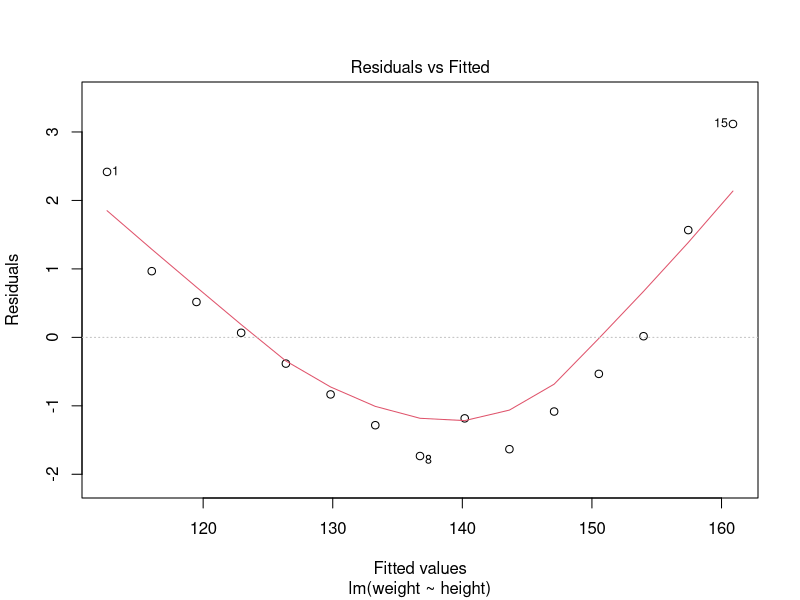
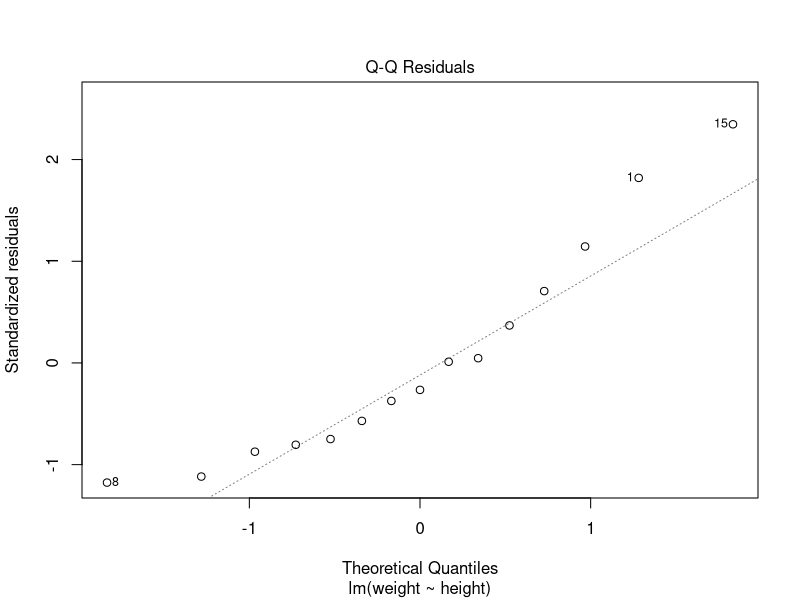
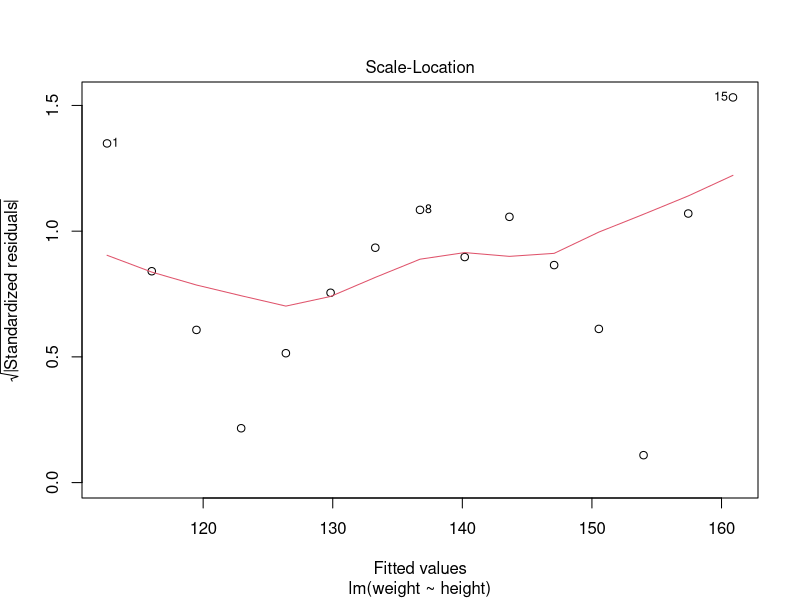
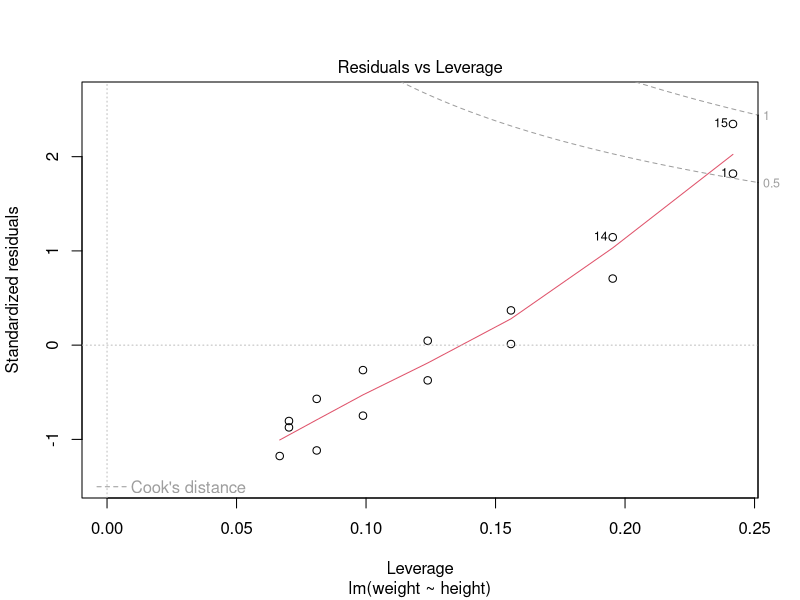
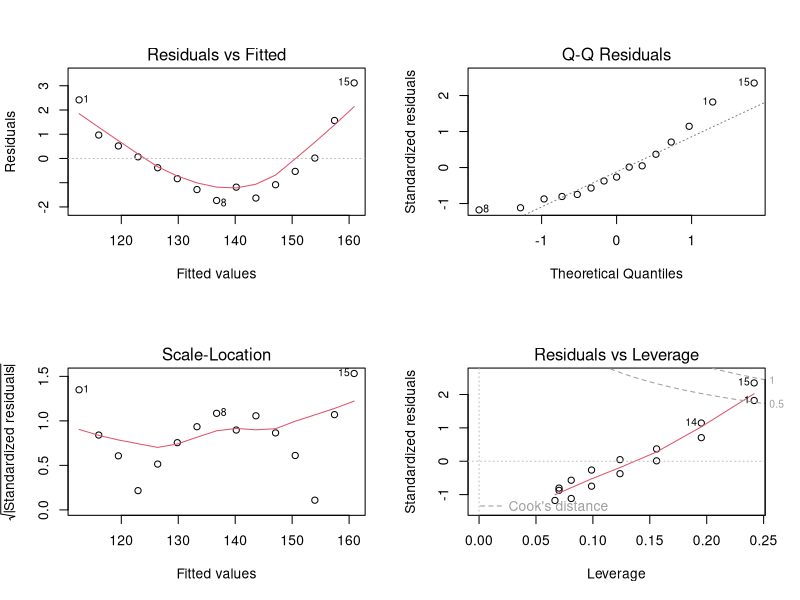

Recreate these plots in R, in order. (Note: this script raises an error after producing the figures.)
## ---- chunk 1
knitr::opts_chunk$set(echo = TRUE)
## ---- chunk 2
data(women) # Load a built-in data called ‘women’
fit = lm(weight ~ height, women) # Run a regression analysis
plot(fit)
## ---- chunk 3
par(mfrow=c(2,2)) # Change the panel layout to 2 x 2
plot(fit)
par(mfrow=c(1,1)) # Change back to 1 x 1
## ---- chunk 4
knitr::include_graphics('Images/diagnostics1.jpeg')
## ---- chunk 5
knitr::include_graphics('Images/diagnostics2.jpeg')
## ---- chunk 6
knitr::include_graphics('Images/diagnostics3.jpeg')
## ---- chunk 7
knitr::include_graphics('Images/diagnostics5.jpeg')
